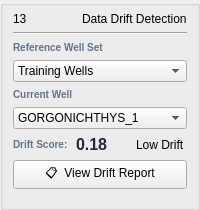
          <widget class="QGroupBox" name="grpDataDrift">
           <property name="title"><string></string></property>
           <layout class="QVBoxLayout" name="s13VL">
            <property name="spacing"><number>6</number></property>
            <property name="leftMargin">
      <number>10</number>
     </property>
     <property name="topMargin">
      <number>6</number>
     </property>
     <property name="rightMargin">
      <number>10</number>
     </property>
     <property name="bottomMargin">
      <number>8</number>
     </property>
            <item>
             <layout class="QHBoxLayout" name="s13TitleHL">
              <property name="spacing"><number>6</number></property>
              <item><widget class="QLabel" name="sec13Num"><property name="objectName"><string>secNum</string></property><property name="text"><string>13</string></property></widget></item>
              <item><widget class="QLabel" name="sec13Title"><property name="objectName"><string>secTitle</string></property><property name="text"><string>Data Drift Detection</string></property></widget></item>
             </layout>
            </item>
            <item><widget class="QFrame" name="s13Div"><property name="frameShape"><enum>QFrame::HLine</enum></property><property name="frameShadow"><enum>QFrame::Sunken</enum></property></widget></item>
            <!-- Reference Well Set -->
            <item>
             <widget class="QLabel" name="lblRefWellLbl">
              <property name="text"><string>Reference Well Set</string></property>
              <property name="styleSheet"><string>font-size:10px;color:#64748B;font-weight:600;</string></property>
             </widget>
            </item>
            <item>
             <widget class="QComboBox" name="cboRefWell">
              <item><property name="text"><string>Training Wells</string></property></item>
             </widget>
            </item>
            <!-- Current Well -->
            <item>
             <widget class="QLabel" name="lblCurrWellLbl">
              <property name="text"><string>Current Well</string></property>
              <property name="styleSheet"><string>font-size:10px;color:#64748B;font-weight:600;</string></property>
             </widget>
            </item>
            <item>
             <widget class="QComboBox" name="cboCurrWell">
              <item><property name="text"><string>GORGONICHTHYS_1</string></property></item>
             </widget>
            </item>
            <!-- Drift Score -->
            <item>
             <layout class="QHBoxLayout" name="s13DriftHL">
              <property name="spacing"><number>8</number></property>
              <item>
               <widget class="QLabel" name="lblDriftScoreLbl">
                <property name="text"><string>Drift Score:</string></property>
                <property name="styleSheet"><string>font-size:10px;color:#64748B;font-weight:600;</string></property>
               </widget>
              </item>
              <item>
               <widget class="QLabel" name="lblDriftScoreVal">
                <property name="text"><string>0.18</string></property>
                <property name="styleSheet"><string>font-size:16px;font-weight:700;color:#1E293B;</string></property>
               </widget>
              </item>
              <item>
               <widget class="QLabel" name="lblDriftStatus">
                <property name="objectName"><string>badgeGreen</string></property>
                <property name="text"><string>Low Drift</string></property>
               </widget>
              </item>
             </layout>
            </item>
            <!-- View Drift Report button -->
            <item>
             <widget class="QPushButton" name="btnViewDriftReport">
              <property name="objectName"><string>btnViewDrift</string></property>
              <property name="text"><string>📋  View Drift Report</string></property>
             </widget>
            </item>
            <item>
             <spacer>
              <property name="orientation"><enum>Qt::Vertical</enum></property>
              <property name="sizeHint" stdset="0"><size><width>20</width><height>10</height></size></property>
             </spacer>
            </item>
           </layout>
          </widget>
